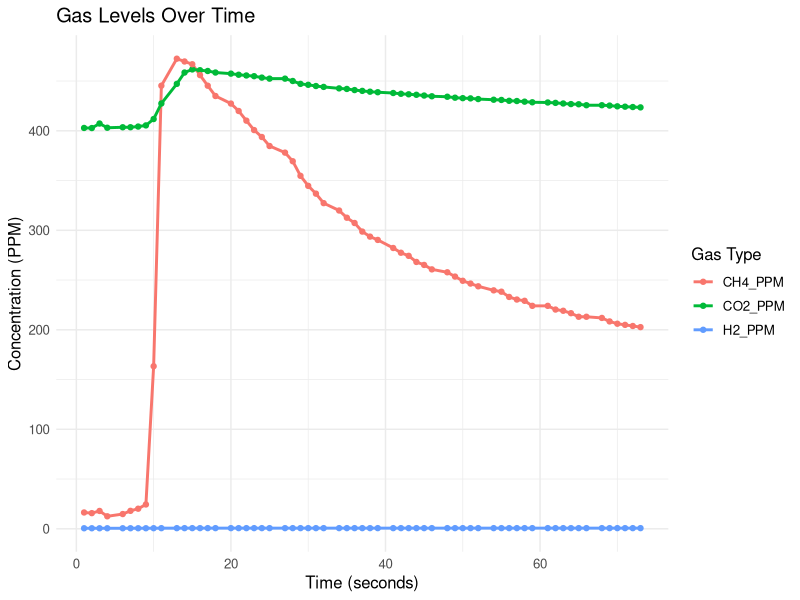
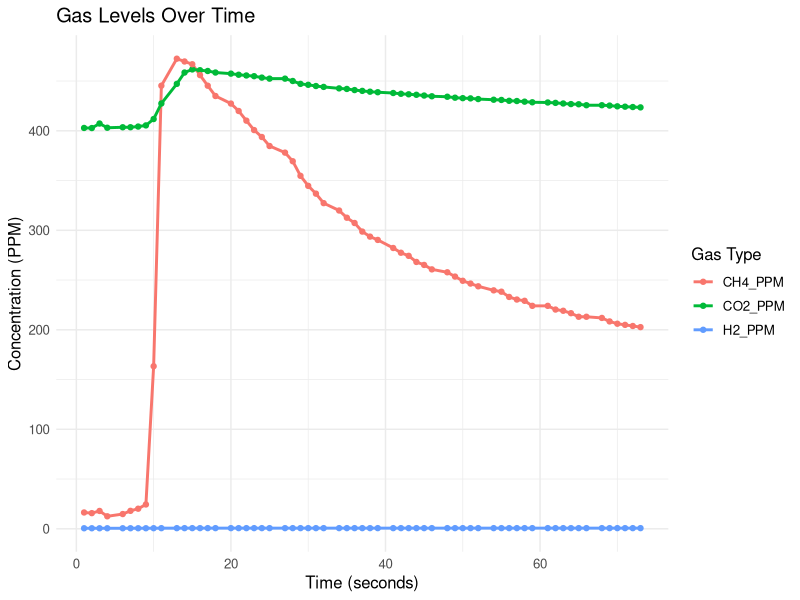

Recreate these plots in R, in order.
# Load necessary libraries
library(ggplot2)
library(tidyr)

# Read the CSV file
data <- read.csv("Labstest1.csv")

# Convert data to long format for ggplot
data_long <- pivot_longer(data, 
                          cols = c(CO2_PPM, CH4_PPM, H2_PPM), 
                          names_to = "Gas", 
                          values_to = "PPM")

# Create the plot
print(ggplot(data_long, aes(x = Seconds, y = PPM, color = Gas)) +
  geom_line(size = 1) +  # Line thickness
  geom_point() +         # Add points
  labs(title = "Gas Levels Over Time",
       x = "Time (seconds)",
       y = "Concentration (PPM)",
       color = "Gas Type") +
  theme_minimal() +      # Minimal theme
  theme(text = element_text(size = 12))) # Increase font size

# Save the plot as a PNG file
ggsave("Gas_Levels_Visualization.png", width = 10, height = 6)
